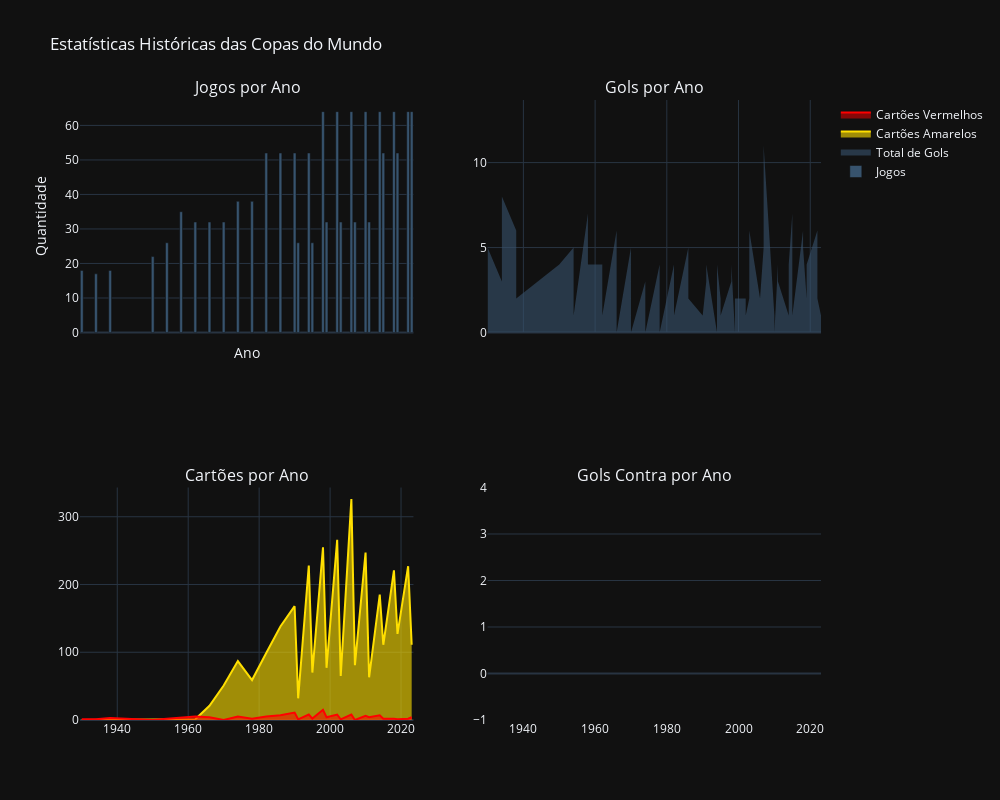

The notebook cell this image was saved under:
### Markdown cell above
#### Q5.

Vamos fazer um compilado com as estatísticas históricas de copas do mundo!

Com a biblioteca de sua preferência você deve criar 4 subplots organizados em um grid de 2 linhas e 2 colunas. Eles devem conter os seguintes gráficos:
* Linha 1, coluna 1: Gráfico de barras com a quantidade de jogos que aconteceram por ano
* Linha 1, coluna 2: Gráfico de área (referências a seguir) com o total de gols por ano, separando as informações de `gols_1` e `gols_2` para distinguir gols em casa e do time visitante.
* Linha 2, coluna 1: Gráfico de área com o total de cartões por ano, separando as informações de cartões amarelos e cartões vermelhos, mas agregando cartões do time 1 ou time 2. Ou seja, uma área com `cartao_amarelo_1 + cartao_amarelo_2` e outra área com `cartao_vermelho_1 + cartao_vermelho_2`.
* Linha 2, coluna 2: Gráfico de barras com o total de gols contra por ano, somando `gols_contra_1` e `gols_contra_2`.

Referências sobre gráfico de área
* Matplotlib: https://matplotlib.org/stable/gallery/lines_bars_and_markers/stackplot_demo.html#sphx-glr-gallery-lines-bars-and-markers-stackplot-demo-py
* Pandas + Matplotlib: https://pandas.pydata.org/docs/reference/api/pandas.DataFrame.plot.area.html
* Seaborn: https://seaborn.pydata.org/generated/seaborn.objects.Area.html
* Plotly: https://plotly.com/python/filled-area-plots/

### Code cell
import plotly.graph_objects as go
from plotly.subplots import make_subplots
import pandas as pd
import ast

# Criando os subplots (2 linhas, 2 colunas)
fig = make_subplots(
    rows=2, cols=2,
    subplot_titles=('Jogos por Ano', 'Gols por Ano', 'Cartões por Ano', 'Gols Contra por Ano'),
    shared_xaxes=True
)

# Linha 1, coluna 1: Gráfico de barras com a quantidade de jogos por ano
jogos_por_ano = wc['ano'].value_counts().sort_index()
tabela_jogos_por_ano = jogos_por_ano.reset_index()
tabela_jogos_por_ano.columns = ['ano', 'Quantidade de Jogos']
fig.add_trace(go.Bar(
    x=tabela_jogos_por_ano['ano'], 
    y=tabela_jogos_por_ano['Quantidade de Jogos'], 
    name='Jogos', 
    marker_color='rgb(55, 83, 109)'
), row=1, col=1)

# Linha 1, coluna 2: Gráfico de área com o total de gols por ano (gols_1 e gols_2)
fig.add_trace(go.Scatter(
    x=wc['ano'], 
    y=wc['gols_1'] + wc['gols_2'], 
    mode='none', 
    stackgroup='one', 
    name='Total de Gols', 
    fill='tonexty',
    fillcolor='rgba(55, 83, 109, 0.6)'
), row=1, col=2)

# Linha 2, coluna 1: Gráfico de área com o total de cartões por ano


# Função para contar cartões (lida com NaN e listas em string)
def contar_cartoes(lista_str):
    if pd.isna(lista_str) or lista_str.strip() == "":
        return 0
    try:
        return len(ast.literal_eval(lista_str))
    except (ValueError, SyntaxError):
        return 0

# Contar cartões amarelos a partir das listas
wc['cartoes_amarelos_1'] = wc['cartao_amarelo_1'].apply(contar_cartoes)
wc['cartoes_amarelos_2'] = wc['cartao_amarelo_2'].apply(contar_cartoes)

# Contar cartões vermelhos: 1 se houver valor, 0 se NaN
wc['cartoes_vermelhos_1'] = wc['cartao_vermelho_1'].notna().astype(int)
wc['cartoes_vermelhos_2'] = wc['cartao_vermelho_2'].notna().astype(int)

# Criar colunas de total por jogo
wc['cartoes_amarelos'] = wc['cartoes_amarelos_1'] + wc['cartoes_amarelos_2']
wc['cartoes_vermelhos'] = wc['cartoes_vermelhos_1'] + wc['cartoes_vermelhos_2']

# Agrupar por ano
cartoes_ano = wc.groupby('ano')[['cartoes_amarelos', 'cartoes_vermelhos']].sum().reset_index()

# Gráfico de cartões amarelos
fig.add_trace(go.Scatter(
    x=cartoes_ano['ano'], 
    y=cartoes_ano['cartoes_amarelos'], 
    mode='lines',
    name='Cartões Amarelos', 
    fill='tozeroy',
    fillcolor='rgba(255, 223, 0, 0.6)',
    line=dict(color='rgba(255, 223, 0, 1)')
), row=2, col=1)

# Gráfico de cartões vermelhos
fig.add_trace(go.Scatter(
    x=cartoes_ano['ano'], 
    y=cartoes_ano['cartoes_vermelhos'], 
    mode='lines',
    name='Cartões Vermelhos', 
    fill='tozeroy',
    fillcolor='rgba(255, 0, 0, 0.5)',
    line=dict(color='rgba(255, 0, 0, 1)')
), row=2, col=1)

# Linha 2, coluna 2: Gráfico de barras com o total de gols contra por ano
wc['gols_1_contra'] = pd.to_numeric(wc['gols_1_contra'], errors='coerce')
wc['gols_2_contra'] = pd.to_numeric(wc['gols_2_contra'], errors='coerce')

# Criando uma nova coluna com a soma dos gols contra
wc['gols_contra_total'] = wc['gols_1_contra'] + wc['gols_2_contra']

# Removendo as linhas onde os valores de gols contra são NaN
wc_sem_nan = wc.dropna(subset=['gols_contra_total'])

# Agrupando por ano e somando os gols contra
gols_contra_ano = wc_sem_nan.groupby('ano')['gols_contra_total'].sum().reset_index()

# Gráfico de barras com a soma dos gols contra por ano
fig.add_trace(go.Bar(
    x=gols_contra_ano['ano'], 
    y=gols_contra_ano['gols_contra_total'], 
    name='Gols Contra', 
    marker_color='rgb(231, 76, 60)'
), row=2, col=2)


# Atualizando o layout
fig.update_layout(
    title='Estatísticas Históricas das Copas do Mundo',
    showlegend=True,
    height=800,
    width=1000,
    xaxis_title='Ano',
    yaxis_title='Quantidade',
    barmode='stack',
    xaxis_tickangle=-45
)

# Exibindo o gráfico
fig.show()

### Figure 1 — Plotly figure (JSON) as saved in the notebook; plotly's stock layout.template omitted (floating-point values rounded to 4 significant figures; data arrays with more than 128 entries replaced by an {"elided": "..."} marker saying what was removed)
{"data": [{"marker": {"color": "rgb(55, 83, 109)"}, "name": "Jogos", "type": "bar", "x": [1930, 1934, 1938, 1950, 1954, 1958, 1962, 1966, 1970, 1974, 1978, 1982, 1986, 1990, 1991, 1994, 1995, 1998, 1999, 2002, 2003, 2006, 2007, 2010, 2011, 2014, 2015, 2018, 2019, 2022, 2023], "xaxis": "x", "y": [18, 17, 18, 22, 26, 35, 32, 32, 32, 38, 38, 52, 52, 52, 26, 52, 26, 64, 32, 64, 32, 64, 32, 64, 32, 64, 52, 64, 52, 64, 64], "yaxis": "y"}, {"fill": "tonexty", "fillcolor": "rgba(55, 83, 109, 0.6)", "mode": "none", "name": "Total de Gols", "stackgroup": "one", "type": "scatter", "x": {"elided": "1312 int values"}, "xaxis": "x2", "y": {"elided": "1312 int values"}, "yaxis": "y2"}, {"fill": "tozeroy", "fillcolor": "rgba(255, 223, 0, 0.6)", "line": {"color": "rgba(255, 223, 0, 1)"}, "mode": "lines", "name": "Cartões Amarelos", "type": "scatter", "x": [1930, 1934, 1938, 1950, 1954, 1958, 1962, 1966, 1970, 1974, 1978, 1982, 1986, 1990, 1991, 1994, 1995, 1998, 1999, 2002, 2003, 2006, 2007, 2010, 2011, 2014, 2015, 2018, 2019, 2022, 2023], "xaxis": "x3", "y": [0, 0, 0, 1, 0, 0, 1, 21, 51, 87, 59, 99, 138, 168, 32, 228, 70, 255, 77, 266, 65, 326, 81, 247, 63, 185, 111, 221, 127, 227, 111], "yaxis": "y3"}, {"fill": "tozeroy", "fillcolor": "rgba(255, 0, 0, 0.5)", "line": {"color": "rgba(255, 0, 0, 1)"}, "mode": "lines", "name": "Cartões Vermelhos", "type": "scatter", "x": [1930, 1934, 1938, 1950, 1954, 1958, 1962, 1966, 1970, 1974, 1978, 1982, 1986, 1990, 1991, 1994, 1995, 1998, 1999, 2002, 2003, 2006, 2007, 2010, 2011, 2014, 2015, 2018, 2019, 2022, 2023], "xaxis": "x3", "y": [1, 1, 3, 0, 2, 3, 5, 4, 0, 5, 2, 5, 7, 11, 1, 8, 2, 15, 4, 8, 1, 8, 0, 6, 4, 7, 2, 2, 1, 2, 4], "yaxis": "y3"}, {"marker": {"color": "rgb(231, 76, 60)"}, "name": "Gols Contra", "type": "bar", "x": [], "xaxis": "x4", "y": [], "yaxis": "y4"}], "layout": {"annotations": [{"font": {"size": 16}, "showarrow": false, "text": "Jogos por Ano", "x": 0.225, "xanchor": "center", "xref": "paper", "y": 1, "yanchor": "bottom", "yref": "paper"}, {"font": {"size": 16}, "showarrow": false, "text": "Gols por Ano", "x": 0.775, "xanchor": "center", "xref": "paper", "y": 1, "yanchor": "bottom", "yref": "paper"}, {"font": {"size": 16}, "showarrow": false, "text": "Cartões por Ano", "x": 0.225, "xanchor": "center", "xref": "paper", "y": 0.375, "yanchor": "bottom", "yref": "paper"}, {"font": {"size": 16}, "showarrow": false, "text": "Gols Contra por Ano", "x": 0.775, "xanchor": "center", "xref": "paper", "y": 0.375, "yanchor": "bottom", "yref": "paper"}], "barmode": "stack", "height": 800, "showlegend": true, "title": {"text": "Estatísticas Históricas das Copas do Mundo"}, "width": 1000, "xaxis": {"anchor": "y", "domain": [0, 0.45], "matches": "x3", "showticklabels": false, "tickangle": -45, "title": {"text": "Ano"}}, "xaxis2": {"anchor": "y2", "domain": [0.55, 1], "matches": "x4", "showticklabels": false}, "xaxis3": {"anchor": "y3", "domain": [0, 0.45]}, "xaxis4": {"anchor": "y4", "domain": [0.55, 1]}, "yaxis": {"anchor": "x", "domain": [0.625, 1], "title": {"text": "Quantidade"}}, "yaxis2": {"anchor": "x2", "domain": [0.625, 1]}, "yaxis3": {"anchor": "x3", "domain": [0, 0.375]}, "yaxis4": {"anchor": "x4", "domain": [0, 0.375]}}}
